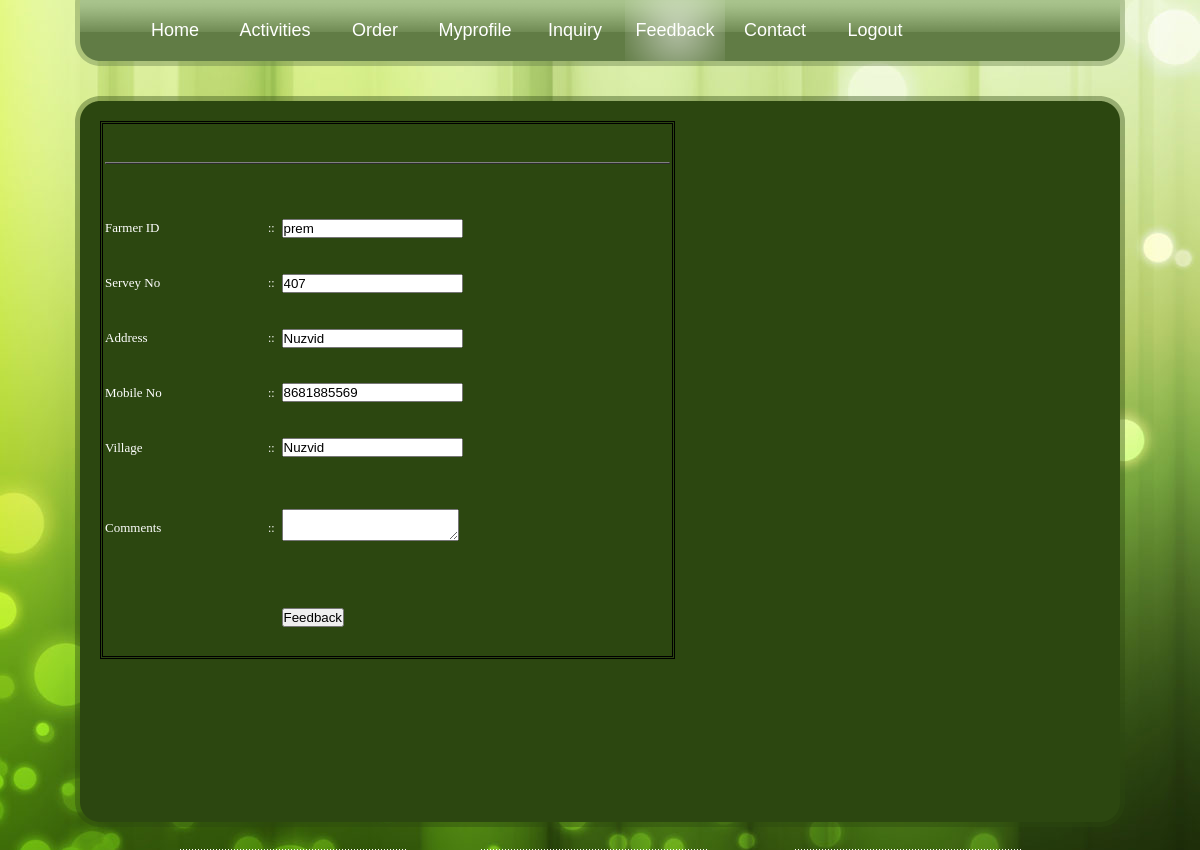
/client/feedback.php (signed in), run on the app's committed database.
### tables this page shows
CREATE TABLE IF NOT EXISTS `register` (
  `id` int(11) NOT NULL AUTO_INCREMENT,
  `f_name` text NOT NULL,
  `f_id` varchar(20) NOT NULL,
  `password` varchar(15) NOT NULL,
  `age` int(3) NOT NULL,
  `c_num` varchar(13) NOT NULL,
  `address` varchar(30) NOT NULL,
  `d_name` varchar(15) NOT NULL,
  `t_name` varchar(15) NOT NULL,
  `v_name` varchar(15) NOT NULL,
  `y_income` varchar(25) NOT NULL,
  `s_num` varchar(10) NOT NULL,
  `area_of_serv_no` varchar(10) NOT NULL,
  `t_land` varchar(20) NOT NULL,
  `w_irrigation` varchar(20) NOT NULL,
  `total` int(20) NOT NULL,
  PRIMARY KEY (`id`)
);

### client/feedback.php (the view, shortened to what this page needs)
<!DOCTYPE html PUBLIC "-//W3C//DTD XHTML 1.0 Strict//EN" "http://www.w3.org/TR/xhtml1/DTD/xhtml1-strict.dtd">
<html xmlns="http://www.w3.org/1999/xhtml">
<head>
    <link href="styles.css" rel="stylesheet" type="text/css" media="screen" />
</head>
<body>
    	<div id="wrap">
		        <div id="menu">
					<ul>
						<li><a href="index.php">Home</a></li>
						<li><a href="activities.php">Activities</a></li>
						<?php if(isset($_SESSION['uid'])!='')
						{
						?>
						<li><a href="order.php" >Order</a></li>
						<?php
						}
						?>
						<?php if(isset($_SESSION['uid'])!='')
						{?>
						<li><a href="myprofile.php">Myprofile</a></li>
						<li><a href="inquiry.php">Inquiry</a></li>
						<?php
						}?>
						<li><a href="feedback.php" class="active"
						>Feedback</a></li>
						<li><a href="contact.php">Contact</a></li>
						<?php if(isset($_SESSION['uid'])=='')
						{
						?>
						<li><a href="login.php">Login</a></li>
						<?php
						}
						else
						{
						?>
						<li><a href="Logout.php">Logout</a></li>
						<?php
						}
						?>
						</ul>
				</div>
				<div id="top_padding"></div>
				<div id="content_top"></div>
				<div id="content_bg_repeat">
					<div class="inside">
            	<div class="row-1 outdent">
                <form id="form1" method="post" action="" onsubmit="return validate();">
                  <?php
     $id=$_SESSION['uid'];
     $q=mysql_query("select * from register where id=$id");
     $data=mysql_fetch_array($q);
    ?>
                  <table width="575" height="538" align="center"  style="border-style: double; border-color: #000000; font-family:Georgia, 'Times New Roman', Times, serif;">
                    <tr>
                      <td height="41" colspan="3" align="center"><table width="100%" height="36
					  " border="0">
                        <tr>
                          <td style=" font-size:18px;"><?php
	                         ?></td>
                        </tr></table>
                        <table width="100%" border="1"><tr></tr>
                      </table>
                        <p>&nbsp;</p>
                      <span class="style2"></td>
                    </tr>
                    <tr>
                      <td width="111"><span class="style1 style3">Farmer ID </span></td>
                      <td width="8">::</td>
                      <td width="268"><label>
                        <input name="f_id" type="text" id="f_id" value="<?php echo $data['f_id'];?>" / readonly="">
                      </label></td>
                    </tr>
                    <tr>
                      <td><span class="style1 style3">Servey No </span></td>
                      <td>::</td>
                      <td><input name="serv" type="text" id="serv" value="<?php echo $data['s_num'];?>" / readonly=""></td>
                    </tr>
                    <tr>
                      <td><span class="style1 style3">Address</span></td>
                      <td>::</td>
                      <td><input name="add" type="text" id="add" value="<?php echo $data['address'];?>" / readonly=""></td>
                    </tr>
                    <tr>
                      <td><span class="style1 style3">Mobile No </span></td>
                      <td>::</td>
                      <td><label>
                        <input name="phone" type="text" id="phone" value="<?php echo $data['c_num'];?>" / readonly="">
                      </label></td>
                    </tr>
                    <tr>
                      <td><span class="style1 style3">Village</span></td>
                      <td>::</td>
                      <td><label>
                        <input name="vill" type="text" id="vill" value="<?php echo $data['v_name'];?>" / readonly="">
                      </label></td>
                    </tr>
                    <tr>
                      <td><span class="style1 style3">Comments</span></td>
                      <td>::</td>
                      <td><textarea name="com" id="com"></textarea></td>
                    </tr>
                    <tr>
                      <td height="73">&nbsp;</td>
                      <td>&nbsp;</td>
                      <td><label>
                        <input type="submit" name="Submit" value="Feedback" / readonly="">
                      </label></td>
                    </tr>
                  </table>
                </form>
            	<p>&nbsp;</p>
            	<p>&nbsp;</p>
            	<p>&nbsp;</p>
            	</div>
            </div>
				</div>
				<div id="content_bottom"></div>
				<div id="footer_top">
				</div>
		</div>
</body>
</html>

### client/styles.css (style rules this page uses)
* { margin: 0px; padding: 0px; }
a { color: #ffffff; font-weight: bold; text-decoration: none; }
body { font-family: Arial, Helvetica, sans-serif; font-size: 12px; line-height: 18px; color: #ffffff; background: #000000 url(images/bg.jpg) no-repeat top center fixed; }
#wrap { width: 1050px; margin: 0 auto; }
#menu { width: 1050px; height: 66px; background: url(images/menu_bg.png); }
#menu ul { padding-left: 0px; list-style: none; padding: 0px 0px 0px 0px; margin: 0 auto; width: 950px; }
#menu ul li { display: inline; }
#menu ul li a { font: Georgia, "Times New Roman", Times, serif; font-size:18px; color: #ffffff; font-weight: normal; text-decoration: none; text-align: center; display: block; float: left; width: 100px; height: 61px; line-height: 61px; }
#menu ul li a:hover, #menu ul li .active { background: url(images/active.png) center; }
#top_padding { height: 30px; }
#content_top { background: url(images/content_top.png) top left; height: 25px; }
#content_bottom { background: url(images/content_bottom.png) top left; height: 24px; }
#content_bg_repeat { background: url(images/content_bg_repeat.png) left repeat-y; padding: 0px 24px 0px 25px; }
.outdent { padding-bottom:36px; }
.inside p { margin-bottom:18px; }
#footer_top { width: 841px; margin: 0 auto; background: url(images/footer_top_border.png) no-repeat bottom; padding-top: 23px; }

### data on the page
register: f_id "prem", serv "407", add "Nuzvid", phone "8681885569", vill "Nuzvid"
